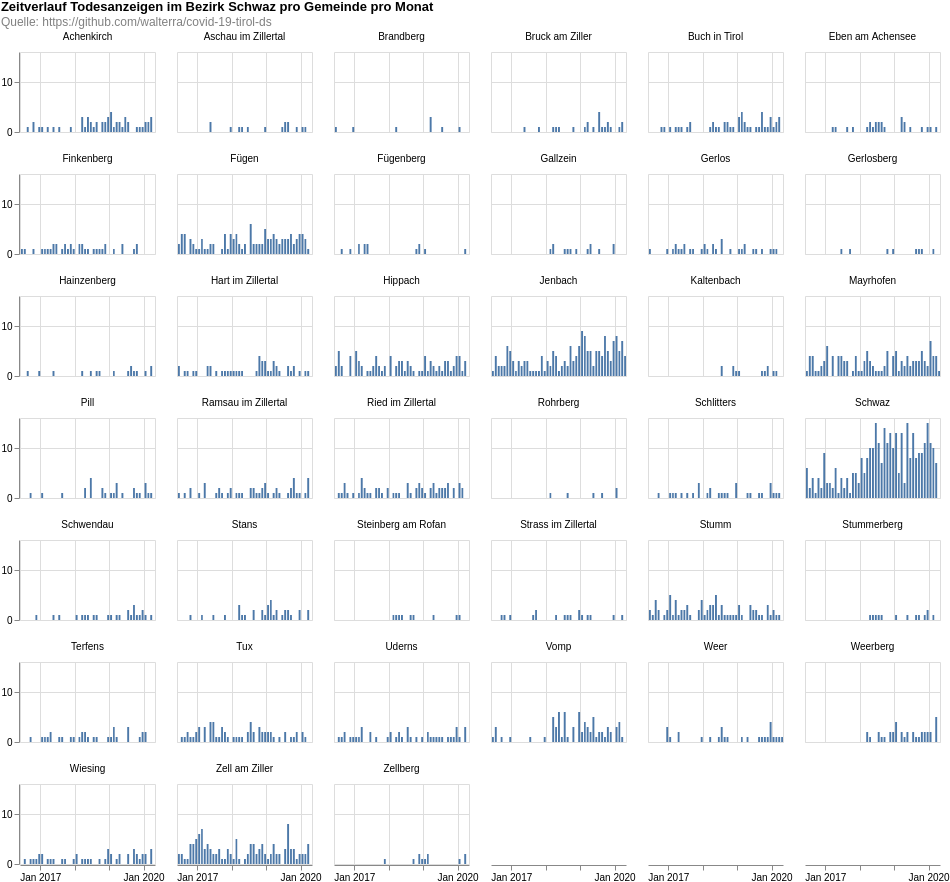

Specify this chart in Vega-Lite:
### Vega-Lite specification from a JSON file in a GitHub repository (floating-point values rounded to 4 significant figures; data arrays with more than 128 entries replaced by an {"elided": "..."} marker saying what was removed)
{"$schema": "https://vega.github.io/schema/vega-lite/v4.8.1.json", "columns": 6, "config": {"view": {"continuousHeight": 300, "continuousWidth": 400}}, "data": {"name": "data-cab45c8047d8905f49047961dbea48d7"}, "datasets": {"data-cab45c8047d8905f49047961dbea48d7": {"elided": "1888 records"}}, "facet": {"field": "municipaly", "title": null, "type": "nominal"}, "padding": 0, "spec": {"layer": [{"encoding": {"tooltip": [{"field": "date", "timeUnit": "yearmonth", "type": "temporal"}, {"aggregate": "sum", "field": "count", "type": "quantitative"}], "x": {"field": "date", "timeUnit": "yearmonth", "title": null, "type": "temporal"}, "y": {"aggregate": "sum", "field": "count", "title": null, "type": "quantitative"}}, "height": 80, "mark": "bar", "width": 135}]}, "title": {"color": "black", "subtitle": ["Quelle: https://github.com/walterra/covid-19-tirol-ds"], "subtitleColor": "gray", "text": ["Zeitverlauf Todesanzeigen im Bezirk Schwaz pro Gemeinde pro Monat"]}}
